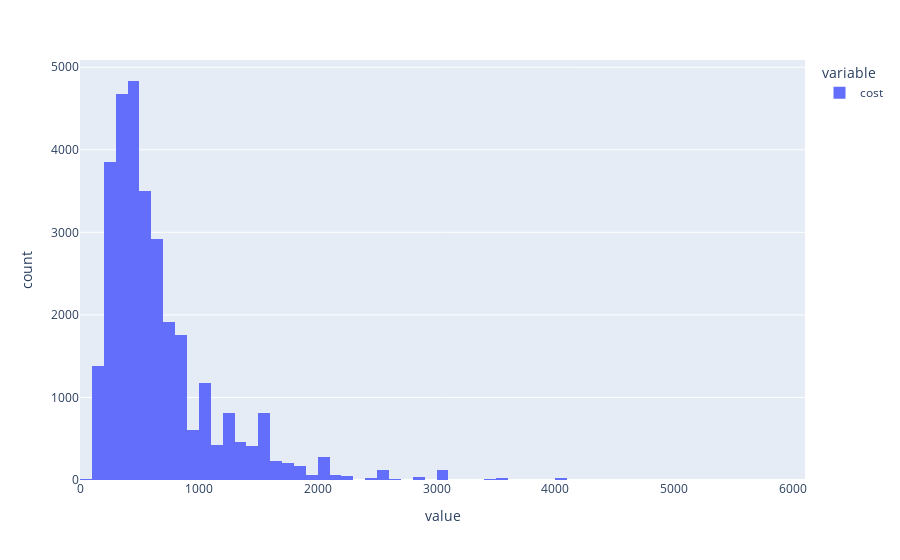

Notebook code for this chart:
### Markdown cell above
* Here we have plotted bar plot for the locations of restaurants in banglore in considaration with ratings.
* Graphs shows that the which location has more number of restaurants and which has the lowest.
* Top 3 restaurants are:
1. BTM
2. koramangla 5th blockkoramangla 5th block
3. indiranagarindiranagar

### Code cell
fig=px.histogram(zomato['cost'],nbins=100) 
fig.show()

### Figure 1 — Plotly figure (JSON) as saved in the notebook; plotly's stock layout.template omitted (floating-point values rounded to 4 significant figures; data arrays with more than 128 entries replaced by an {"elided": "..."} marker saying what was removed)
{"data": [{"alignmentgroup": "True", "bingroup": "x", "hovertemplate": "variable=cost<br>value=%{x}<br>count=%{y}<extra></extra>", "legendgroup": "cost", "marker": {"color": "#636efa", "pattern": {"shape": ""}}, "name": "cost", "nbinsx": 100, "offsetgroup": "cost", "orientation": "v", "showlegend": true, "type": "histogram", "x": {"elided": "30958 int values"}, "xaxis": "x", "yaxis": "y"}], "layout": {"barmode": "relative", "legend": {"title": {"text": "variable"}, "tracegroupgap": 0}, "margin": {"t": 60}, "xaxis": {"anchor": "y", "domain": [0, 1], "title": {"text": "value"}}, "yaxis": {"anchor": "x", "domain": [0, 1], "title": {"text": "count"}}}}
